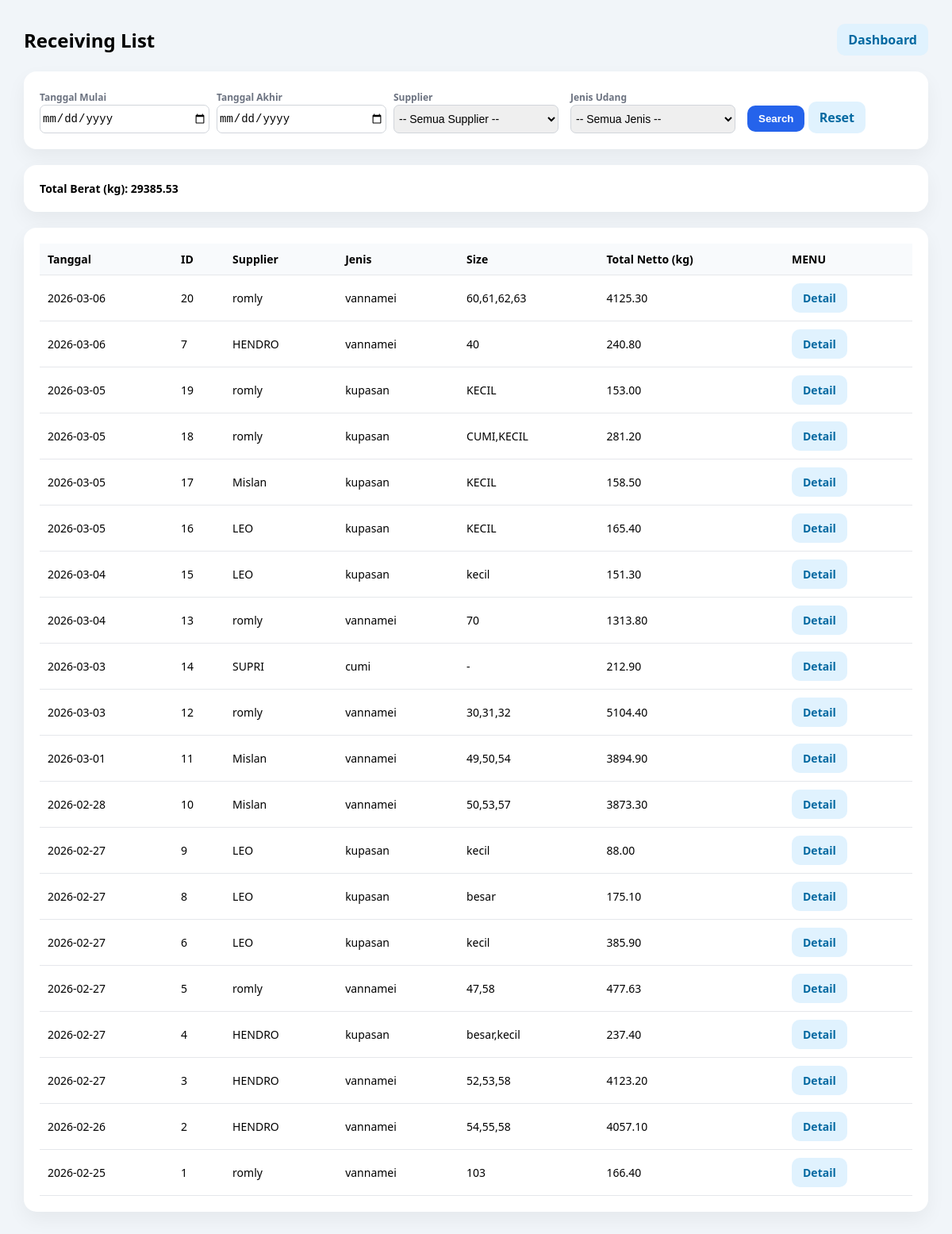
The app's page /receiving/list (signed in), older data.
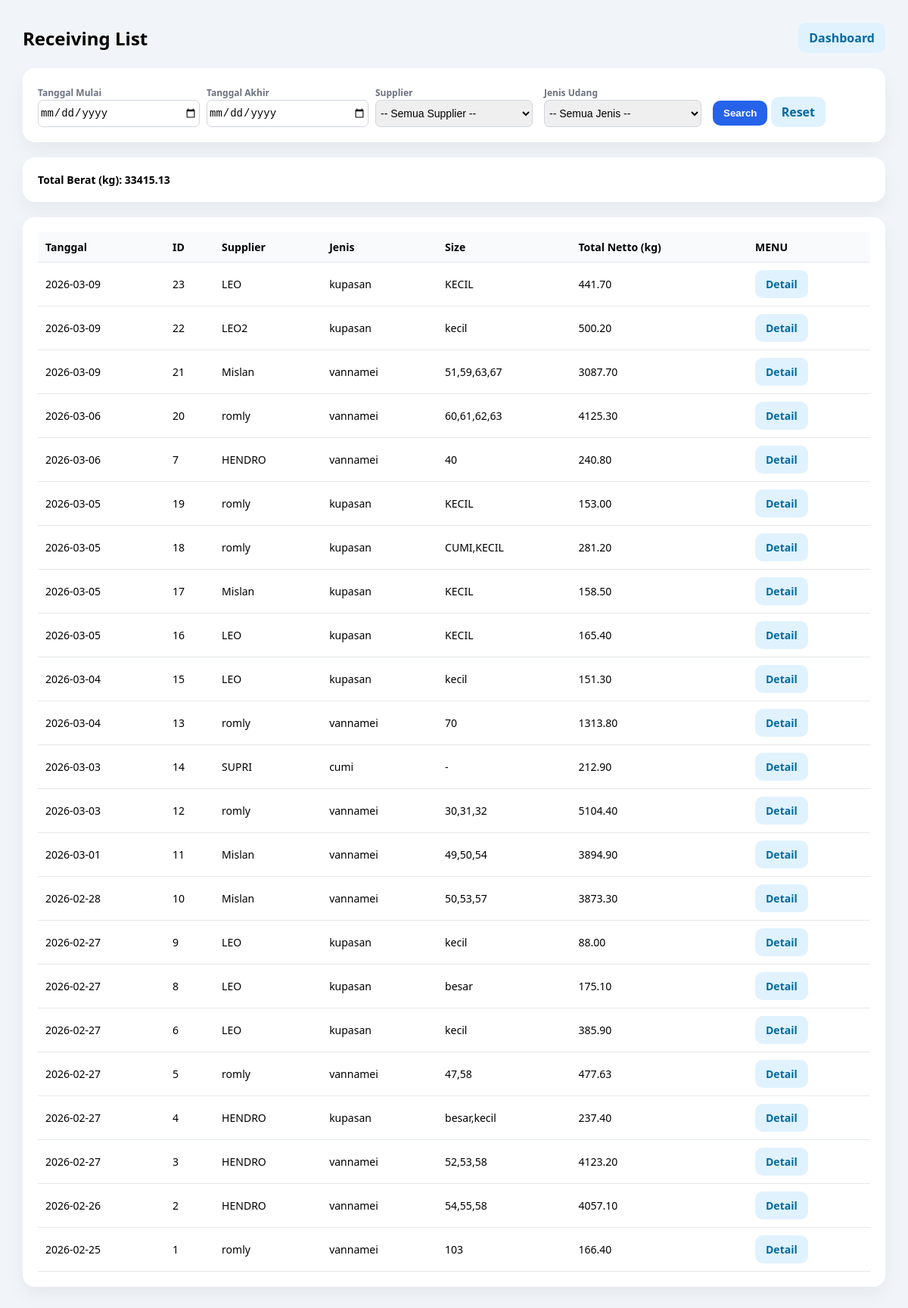
The same page, newer data.
### tables this page shows
CREATE TABLE receiving_header (
            id INTEGER PRIMARY KEY AUTOINCREMENT,
            receiving_no INTEGER NOT NULL UNIQUE,
            tanggal TEXT NOT NULL,
            supplier TEXT NOT NULL,
            jenis TEXT NOT NULL,
            fiber REAL DEFAULT 0,
            created_at TEXT DEFAULT (datetime('now','localtime'))
        );

### receiving/routes.py (the view)
@receiving_bp.get("/list")
def receiving_list():
    if not require_login():
        return redirect(url_for("login"))
    print("SESSION RECEIVING:", dict(session))
    start = (request.args.get("start") or "").strip()
    end = (request.args.get("end") or "").strip()
    supplier_q = (request.args.get("supplier") or "").strip()
    jenis_q = (request.args.get("jenis") or "").strip().lower()  # 🔥 INI
    where = []
    params = []
    if start and end:
        where.append("h.tanggal BETWEEN ? AND ?")
        params.extend([start, end])
    elif start:
        where.append("h.tanggal >= ?")
        params.append(start)
    elif end:
        where.append("h.tanggal <= ?")
        params.append(end)
    if supplier_q:
        where.append("LOWER(h.supplier) LIKE ?")
        params.append(f"%{supplier_q.lower()}%")
    if jenis_q:
        where.append("LOWER(TRIM(h.jenis)) = ?")
        params.append(jenis_q)
    where_sql = ("WHERE " + " AND ".join(where)) if where else ""
    conn = get_conn()
    rows = conn.execute(f"""
        SELECT
            h.id,
            h.tanggal,
            h.supplier,
            h.jenis,
            h.fiber,

            COALESCE(SUM(COALESCE(p.netto, 0)), 0) AS total_netto,
            COUNT(p.id) AS jml_partai,

            CASE
            WHEN LOWER(h.jenis) = 'kupasan'
            THEN GROUP_CONCAT(DISTINCT
                    COALESCE(
                        NULLIF(TRIM(p.grade_manual),''),
                        NULLIF(TRIM(p.kategori_kupasan),'')
                    )
                 )
            ELSE GROUP_CONCAT(DISTINCT COALESCE(p.round_size, p.size))
            END AS size_display

        FROM receiving_header h
        LEFT JOIN receiving_item p ON p.header_id = h.id
        {where_sql}
        GROUP BY h.id
        ORDER BY h.tanggal DESC, h.id DESC
    """, params).fetchall()
    total_berat = sum([(r["total_netto"] or 0) for r in rows])
    conn.close()
    return render_template(
        "receiving/receiving_list.html",
        rows=[dict(r) for r in rows],
        start=start,
        end=end,
        supplier=supplier_q,
        jenis=jenis_q,     # 🔥 PENTING
        total_berat=total_berat
    )

### helpers/auth.py (called while the page is built)
def require_login():
    return session.get("user") is not None

### helpers/db.py (called while the page is built)
def get_conn():
    conn = sqlite3.connect(DB_PATH, timeout=30)
    conn.row_factory = sqlite3.Row
    conn.execute("PRAGMA foreign_keys = ON;")
    conn.execute("PRAGMA journal_mode = WAL;")
    return conn

### templates/receiving/receiving_list.html (shortened to what this page needs)
<!doctype html>
<html lang="id">
<head>
</head>
<body>
<div class="container">
  <div class="header">
    <h2>Receiving List</h2>
    <a class="btn btn-secondary" href="/dashboard">Dashboard</a>
  </div>
  <div class="card">
    <form method="get" action="/receiving/list">
      <div class="form-grid">
        <div>
          <label>Tanggal Mulai</label>
          <input type="date" name="start" value="{{ start or '' }}">
        </div>
        <div>
          <label>Tanggal Akhir</label>
          <input type="date" name="end" value="{{ end or '' }}">
        </div>
        <div>
          <label>Supplier</label>
          <select name="supplier" id="supplier">
            <option value="">-- Semua Supplier --</option>
          </select>
        </div>
        <div>
          <label>Jenis Udang</label>
          <select name="jenis" id="jenis">
            <option value="">-- Semua Jenis --</option>
          </select>
        </div>
        <div>
          <button type="submit" class="btn btn-primary">Search</button>
          <a href="/receiving/list" class="btn btn-secondary">Reset</a>
        </div>
      </div>
    </form>
  </div>
  <div class="card summary">
    Total Berat (kg): {{ "%.2f"|format(total_berat or 0) }}
  </div>
  <div class="card">
    <table>
      <thead>
        <tr>
          <th>Tanggal</th>
          <th>ID</th>
          <th>Supplier</th>
          <th>Jenis</th>
          <th>Size</th>
          <th>Total Netto (kg)</th>
          <th>MENU</th>
        </tr>
      </thead>
      <tbody>
        {% for r in rows %}
        <tr>
          <td>{{ r.tanggal }}</td>
          <td>{{ r.id }}</td>
          <td>{{ r.supplier }}</td>
          <td>{{ r["jenis"] or "-" }}</td>
          <td>{{ r["size_display"] or "-" }}</td>
          <td>{{ "%.2f"|format(r["total_netto"] or 0) }}</td>
          <td>
            <div class="actions">
              <a class="btn btn-secondary" href="/receiving/{{ r.id }}">Detail</a>
            </div>
          </td>
        </tr>
        {% endfor %}
      </tbody>
    </table>
  </div>
</div>
</body>
</html>

Row changes from the older to the newer data that the page shows:
added receiving_header: tanggal "2026-03-09", id "23", supplier "LEO", jenis "kupasan", r "KECIL", r "441.70"
added receiving_header: tanggal "2026-03-09", id "22", supplier "LEO2", jenis "kupasan", r "kecil", r "500.20"
added receiving_header: tanggal "2026-03-09", id "21", supplier "Mislan", jenis "vannamei", r "51,59,63,67", r "3087.70"
Text that changed along with them:
{{ "%.2f"|format(total_berat or 0) }}: "29385.53" → "33415.13"
